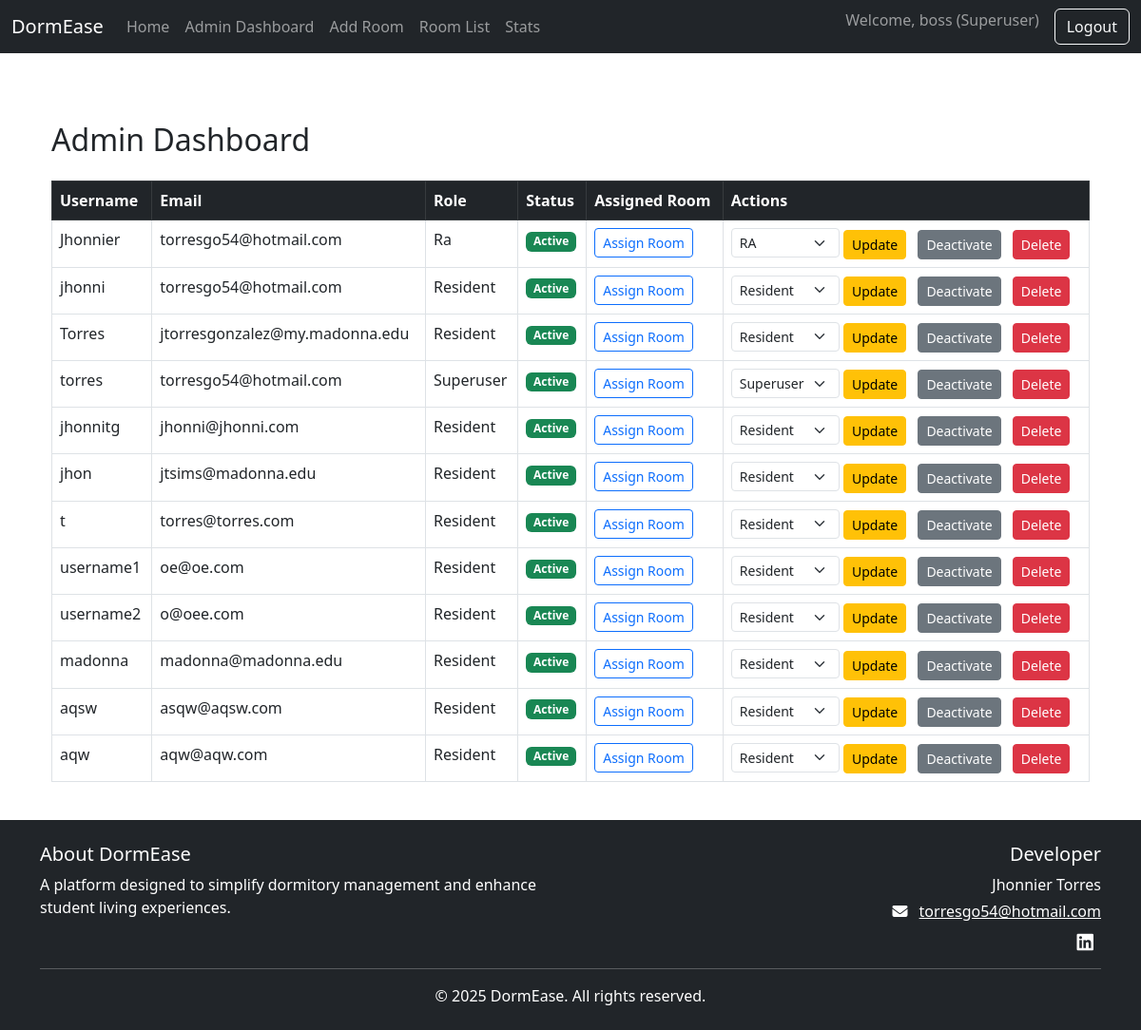
Page /admin-dashboard/ (signed in) on the earlier database version.
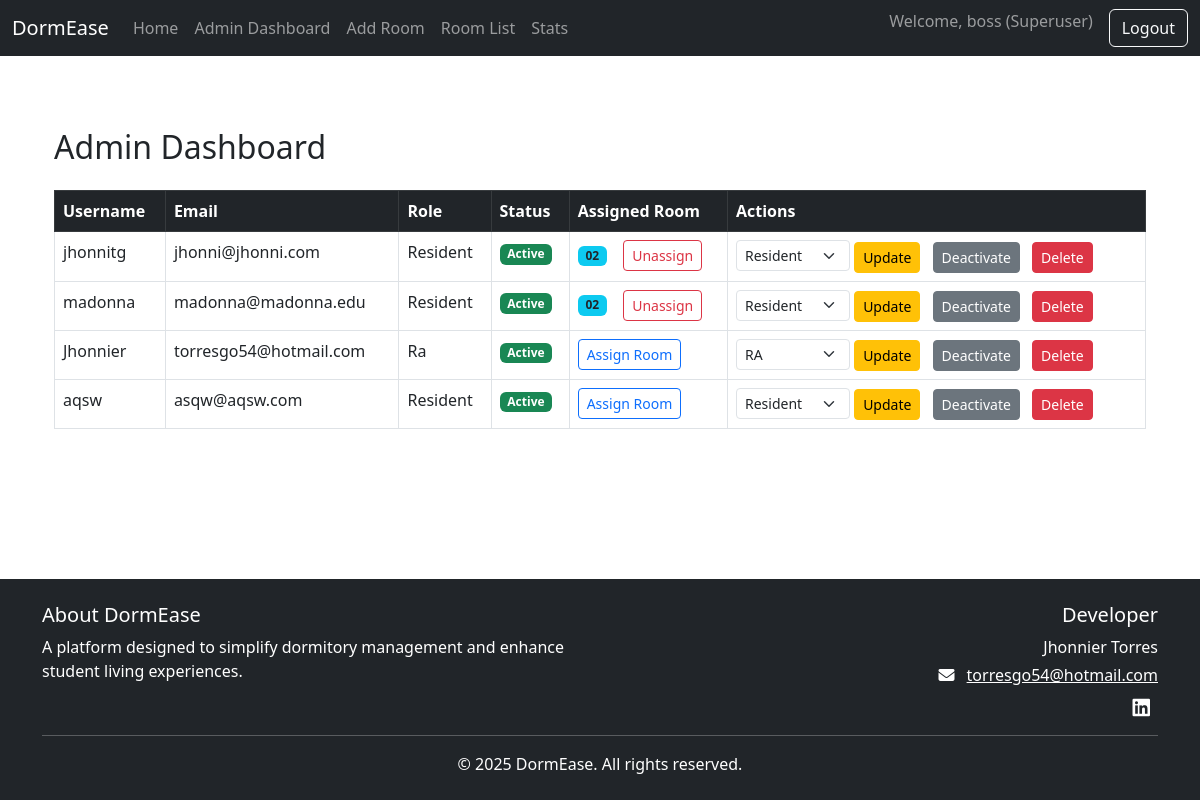
Same page on the later database version.
### users/models.py (models this page shows, shortened)
class CustomUser(AbstractUser):
    ROLE_CHOICES = [
        ('resident', 'Resident'),
        ('ra', 'Resident Assistant'),
        ('superuser', 'Superuser'),
    ]
    role = models.CharField(max_length=20, choices=ROLE_CHOICES, default='resident')
    student_id = models.CharField(max_length=20, blank=True, null=True)
    move_in_date = models.DateField(blank=True, null=True)
    CHECK_IN_CHOICES = [
        ('pending', 'Pending'),
        ('checked_in', 'Checked In'),
    ]
    check_in_status = models.CharField(max_length=20, choices=CHECK_IN_CHOICES, default='pending')

class Room(models.Model):
    ROOM_TYPES = [
        ('single', 'Single'),
        ('double', 'Double'),
        ('quad', 'Quad'),
    ]
    room_number = models.CharField(max_length=10, unique=True)
    room_type = models.CharField(max_length=10, choices=ROOM_TYPES)
    capacity = models.IntegerField()
    occupants = models.ManyToManyField('CustomUser', blank=True, related_name='assigned_room')

### users/views.py (the view, shortened to what this page needs)
# urls.py: path('admin-dashboard/', views.AdminDashboardView.as_view(), name='admin-dashboard'),
class AdminDashboardView(LoginRequiredMixin, View):
    def get(self, request):
        if request.user.role != 'superuser':
            return redirect('home')
        all_users = models.CustomUser.objects.exclude(id=request.user.id)
        def room_sort_key(user):
            if user.assigned_room.exists():
                return (0, user.assigned_room.first().room_number.lower())
            return (1, '')  # Users without a room come later
        users = sorted(all_users, key=room_sort_key)
        return render(request, 'users/admin_dashboard.html', {'users': users})

### users/templates/users/admin_dashboard.html (shortened to what this page needs)
{% extends 'base.html' %}
{% block content %}
<div class="container mt-5">
    <h2>Admin Dashboard</h2>
    <table class="table table-bordered table-hover mt-4">
        <thead class="table-dark">
            <tr>
                <th>Username</th>
                <th>Email</th>
                <th>Role</th>
                <th>Status</th>
                <th>Assigned Room</th>
                <th>Actions</th>
            </tr>
        </thead>
        <tbody>
            {% for user in users %}
            <tr>
                <td>{{ user.username }}</td>
                <td>{{ user.email }}</td>
                <td>{{ user.role|capfirst }}</td>
                <td>
                    {% if user.is_active %}
                        <span class="badge bg-success">Active</span>
                    {% else %}
                        <span class="badge bg-secondary">Inactive</span>
                    {% endif %}
                </td>
                <td>
                    {% if user.assigned_room.exists %}
                        {% for room in user.assigned_room.all %}
                            <span class="badge bg-info text-dark me-1">{{ room.room_number }}</span>
                        {% endfor %}
                        <form method="post" action="{% url 'unassign-resident' user.id %}" class="d-inline ms-2">
                            <button type="submit" class="btn btn-sm btn-outline-danger">Unassign</button>
                        </form>
                    {% else %}
                        <a href="{% url 'assign-room' %}?resident={{ user.id }}" class="btn btn-sm btn-outline-primary">Assign Room</a>
                    {% endif %}
                </td>
                <td>
                    <form method="post" class="d-inline">
                        <select name="new_role" class="form-select form-select-sm d-inline w-auto">
                            <option value="resident" {% if user.role == 'resident' %}selected{% endif %}>Resident</option>
                            <option value="ra" {% if user.role == 'ra' %}selected{% endif %}>RA</option>
                            <option value="superuser" {% if user.role == 'superuser' %}selected{% endif %}>Superuser</option>
                        </select>
                        <button type="submit" class="btn btn-sm btn-warning">Update</button>
                    </form>
                    <form method="post" class="d-inline ms-2">
                        {% if user.is_active %}
                            <button type="submit" class="btn btn-sm btn-secondary">Deactivate</button>
                        {% else %}
                            <button type="submit" class="btn btn-sm btn-secondary">Activate</button>
                        {% endif %}
                    </form>
                    <form method="post" class="d-inline ms-2">
                        <button type="submit" class="btn btn-sm btn-danger">Delete</button>
                    </form>
                </td>
            </tr>
            {% endfor %}
        </tbody>
    </table>
</div>
{% endblock %}

### users/templates/base.html (shortened to what this page needs)
<!DOCTYPE html>
{% load static %}
<html lang="en">
<head>
    <link href="https://cdn.jsdelivr.net/npm/bootstrap@5.3.0/dist/css/bootstrap.min.css" rel="stylesheet">
    <link rel="stylesheet" href="https://cdnjs.cloudflare.com/ajax/libs/font-awesome/6.4.0/css/all.min.css">
</head>
<body class="d-flex flex-column min-vh-100">
    <nav class="navbar navbar-expand-lg navbar-dark bg-dark mb-4">
        <div class="container-fluid">
            <a class="navbar-brand" href="{% url 'home' %}">DormEase</a>
            <div class="collapse navbar-collapse" id="navbarNav">
                <ul class="navbar-nav me-auto">
                    <li class="nav-item">
                        <a class="nav-link" href="{% url 'home' %}">Home</a>
                    </li>
                    {% if user.is_authenticated %}
                        {% if user.role == 'resident' %}
                        <li class="nav-item">
                            <a class="nav-link" href="{% url 'resident-dashboard' %}">Resident Dashboard</a>
                        </li>
                        {% elif user.role == 'superuser' %}
                        <li class="nav-item">
                            <a class="nav-link" href="{% url 'admin-dashboard' %}">Admin Dashboard</a>
                        </li>
                        <li class="nav-item">
                            <a class="nav-link" href="{% url 'add-room' %}">Add Room</a>
                        </li>
                        <li class="nav-item">
                            <a class="nav-link" href="{% url 'room-list' %}">Room List</a>
                        </li>
                        <li class="nav-item">
                            <a class="nav-link" href="{% url 'dashboard-stats' %}">Stats</a>
                        </li>
                        {% else %}
                            <li class="nav-item">
                                <a class="nav-link" href="#">Unknown Role</a>
                            </li>
                        {% endif %}
                    {% endif %}
                </ul>
                <ul class="navbar-nav ms-auto">
                    {% if user.is_authenticated %}
                    <li class="nav-item">
                        <span class="navbar-text me-3">
                            Welcome, {{ user.get_full_name|default:user.username }} ({{ user.get_role_display }})
                        </span>
                    </li>
                    <li class="nav-item">
                        <form method="post" action="{% url 'logout' %}" class="d-flex">
                            <button type="submit" class="btn btn-outline-light">Logout</button>
                        </form>
                    </li>
                    {% endif %}
                </ul>
            </div>
        </div>
    </nav>
    <main class="container flex-grow-1 mb-4">
        {% block content %}{% endblock %}
    </main>
    <footer class="bg-dark text-white py-4 mt-auto">
        <div class="container">
            <div class="row">
                <div class="col-md-6">
                    <h5>About DormEase</h5>
                    <p class="mb-0">A platform designed to simplify dormitory management and enhance student living experiences.</p>
                </div>
                <div class="col-md-6 text-md-end">
                    <h5>Developer</h5>
                    <p class="mb-1">Jhonnier Torres</p>
                    <p class="mb-1">
                        <i class="fas fa-envelope me-2"></i>
                        <a href="mailto:torresgo54@hotmail.com" class="text-white">torresgo54@hotmail.com</a>
                    </p>
                    <div class="social-icons mt-2">
                        <a href="https://www.linkedin.com/in/jhonnier-torres-gonz%C3%A1lez-027a18138/" target="_blank" class="text-white me-2">
                            <i class="fab fa-linkedin fa-lg"></i>
                        </a>
                    </div>
                </div>
            </div>
            <hr class="my-3 bg-light">
            <div class="text-center">
                <p class="mb-0">&copy; {% now "Y" %} DormEase. All rights reserved.</p>
            </div>
        </div>
    </footer>
</body>
</html>

Differences in the rows shown:
removed CustomUser: username "jhonni", email "torresgo54@hotmail.com", role "Resident", is_active "Active", new_role "Resident"
removed CustomUser: username "Torres", email "jtorresgonzalez@my.madonna.edu", role "Resident", is_active "Active", new_role "Resident"
removed CustomUser: username "torres", email "torresgo54@hotmail.com", role "Superuser", is_active "Active", new_role "Superuser"
removed CustomUser: username "jhon", email "jtsims@madonna.edu", role "Resident", is_active "Active", new_role "Resident"
removed CustomUser: username "t", email "torres@torres.com", role "Resident", is_active "Active", new_role "Resident"
removed CustomUser: username "username1", email "oe@oe.com", role "Resident", is_active "Active", new_role "Resident"
removed CustomUser: username "username2", email "o@oee.com", role "Resident", is_active "Active", new_role "Resident"
removed CustomUser: username "aqw", email "aqw@aqw.com", role "Resident", is_active "Active", new_role "Resident"
computed for CustomUser "jhonnitg": text "Assign Room" → "Unassign"
added Room: room_number "02"
computed for CustomUser "madonna": text "Assign Room" → "Unassign"
changed CustomUser "Jhonnier": moves down the list
